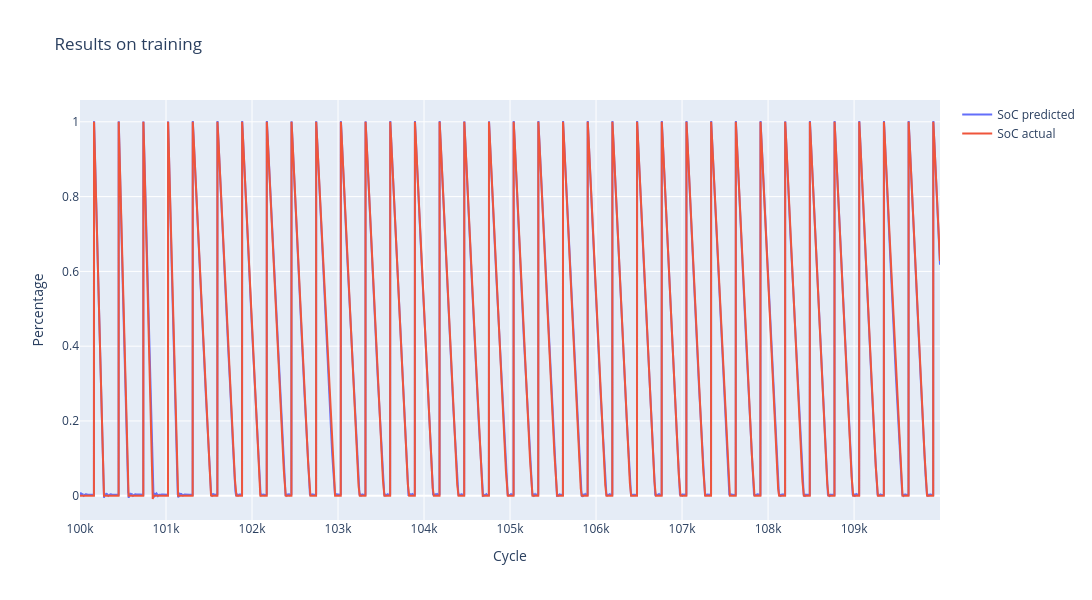

Notebook code cell kept with this figure:
### Code cell
cycle_num = 10
steps_num = 10000
step_index = np.arange(cycle_num*steps_num, (cycle_num+1)*steps_num)

fig = go.Figure()
fig.add_trace(go.Scatter(x=step_index, y=train_predictions.flatten()[cycle_num*steps_num:(cycle_num+1)*steps_num],
                    mode='lines', name='SoC predicted'))
fig.add_trace(go.Scatter(x=step_index, y=train_y.flatten()[cycle_num*steps_num:(cycle_num+1)*steps_num],
                    mode='lines', name='SoC actual'))
fig.update_layout(title='Results on training',
                  xaxis_title='Cycle',
                  yaxis_title='Percentage',
                  width=1400,
                  height=600)
fig.show()

### Figure 1 — Plotly figure (JSON) as saved in the notebook; plotly's stock layout.template omitted (floating-point values rounded to 4 significant figures; data arrays with more than 128 entries replaced by an {"elided": "..."} marker saying what was removed)
{"data": [{"mode": "lines", "name": "SoC predicted", "type": "scatter", "x": {"elided": "10000 int values"}, "y": {"elided": "10000 float values"}}, {"mode": "lines", "name": "SoC actual", "type": "scatter", "x": {"elided": "10000 int values"}, "y": {"elided": "10000 float values"}}], "layout": {"height": 600, "title": {"text": "Results on training"}, "width": 1400, "xaxis": {"autorange": true, "range": [100000, 109999], "title": {"text": "Cycle"}, "type": "linear"}, "yaxis": {"autorange": true, "range": [-0.06485, 1.058], "title": {"text": "Percentage"}, "type": "linear"}}}
